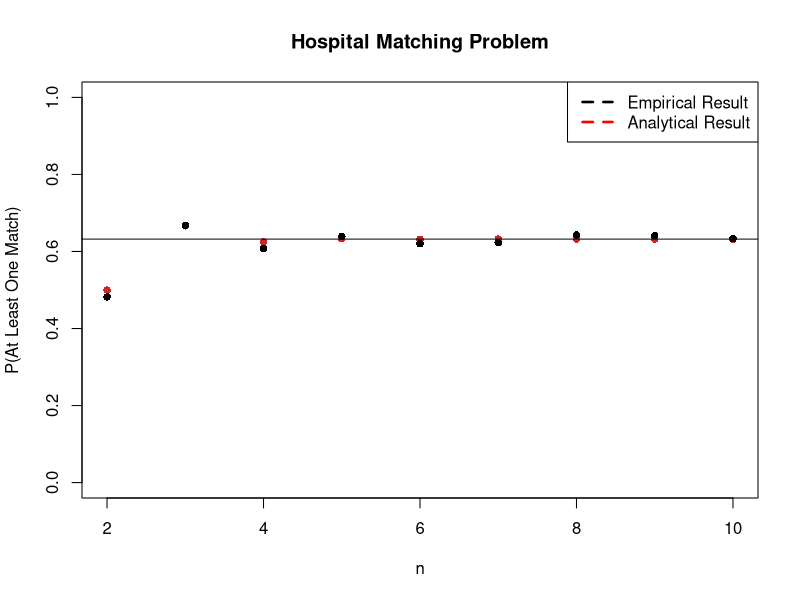
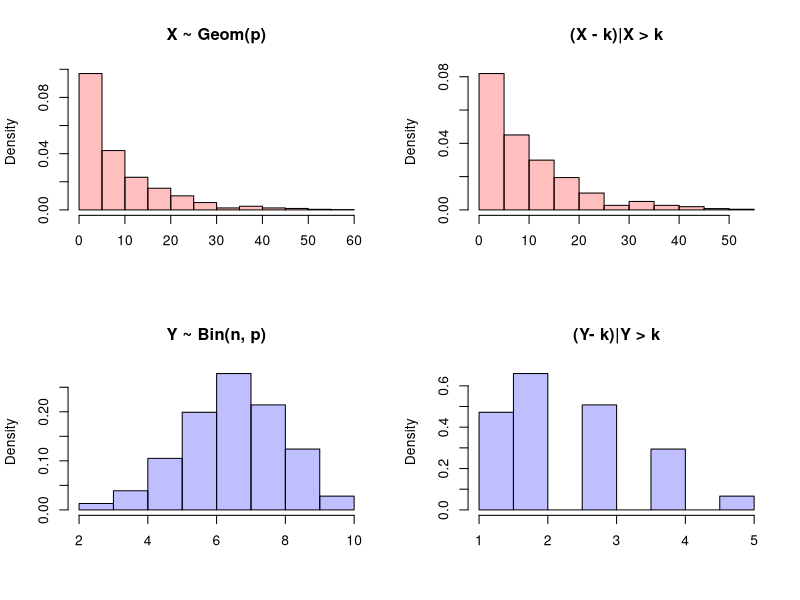
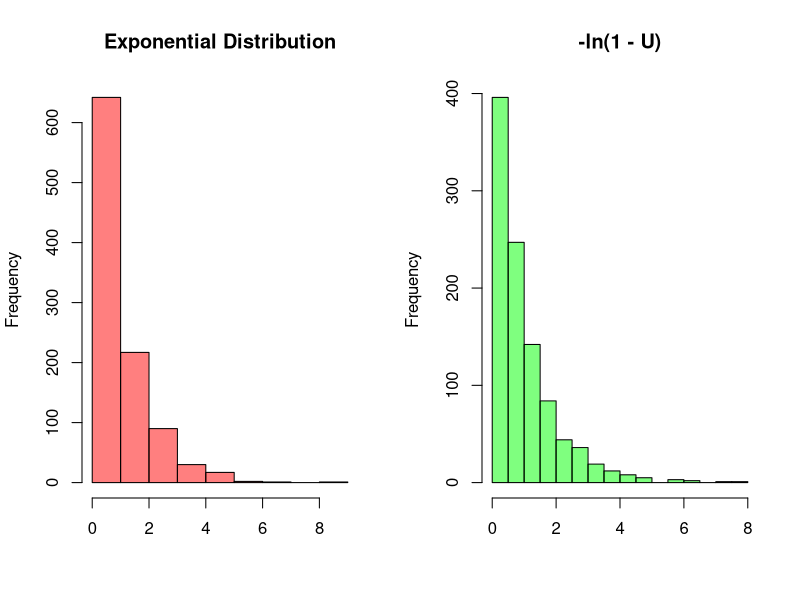
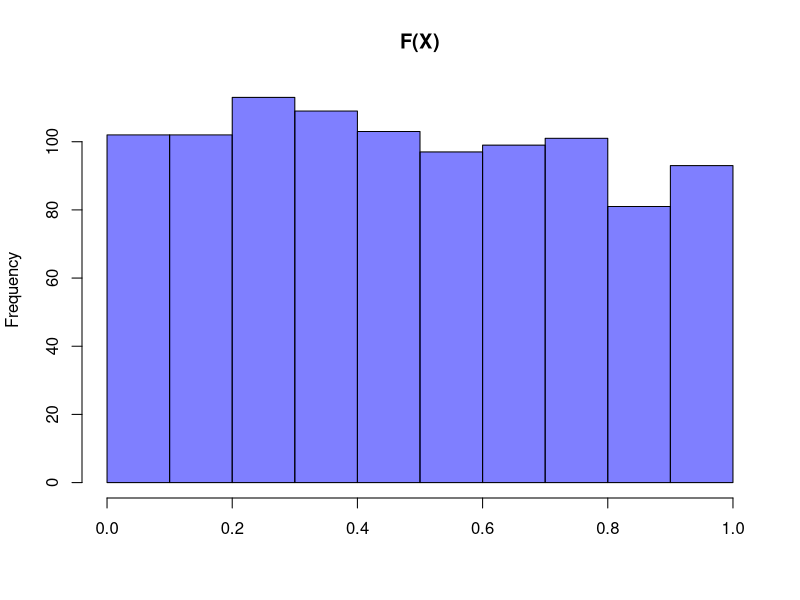
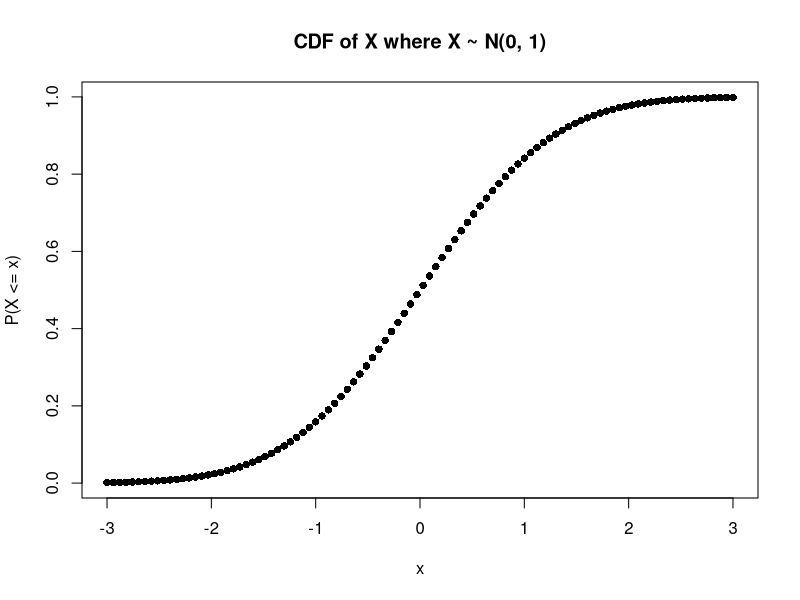
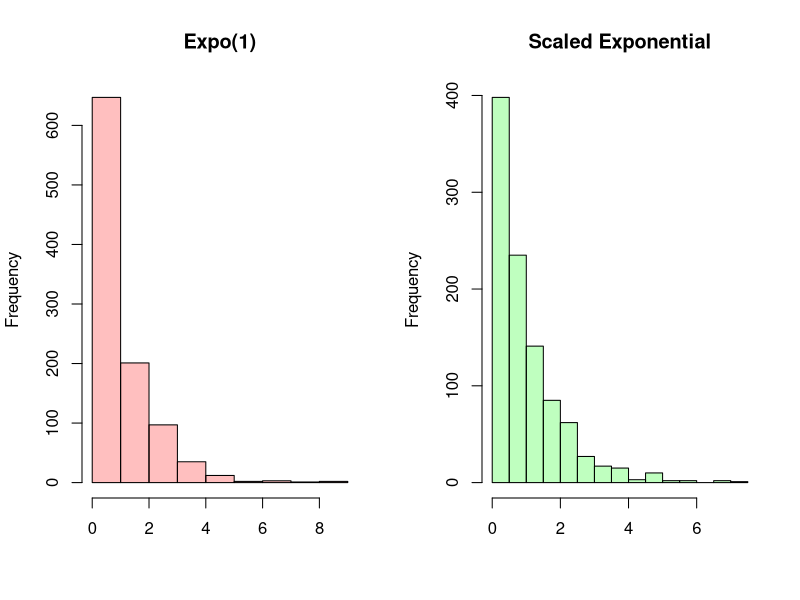
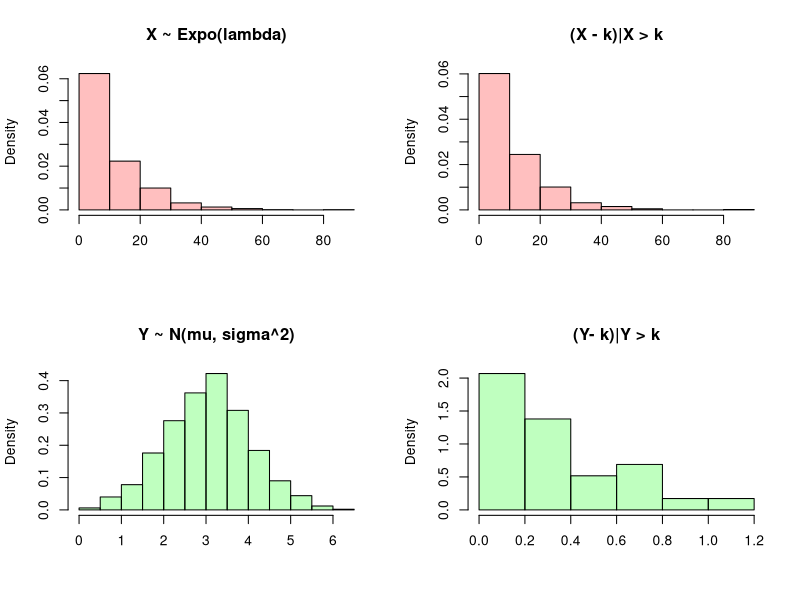

Reproduce these figures in R, in order.
## ---- chunk 1
knitr::opts_chunk$set(echo = TRUE)
## ---- chunk 2
#define the vectors for size, topping and order
size = c("S", "M", "L")
topping = c("pepperoni", "sausage", "meatball", "extra cheese")
order = c("deliver", "pick-up")

#keep track of the pizzas
pizzas = character(0)

#iterate over each value for each variable
for(i in 1:length(size)){
  for(j in 1:length(topping)){
    for(k in 1:length(order)){
      
      #create a pizza
      pizzas = rbind(pizzas, c(size[i], topping[j], order[k]))
    }
  }
}

#print out the pizzas; should have 24
pizzas

#count total number of large sausages; should get 2
#   we divide by 3 because rows are length 3, and we want
#   to convert back to number of rows (i.e., number of pizzas)
length(pizzas[pizzas[ ,1] == "L" & pizzas[ ,2] == "sausage"])/3
## ---- chunk 3
library(combinat)
#generate all of the possible permutations
perms = combinat::permn(c("A", "B", "C", "D", "E", "F", "G"))

#look at the first few permutations
head(perms)

#should get factorial(7) = 5040
length(perms)

## ---- chunk 4
library(gtools)
#generate the committees (people labeled 1 to 5)
committees = gtools::combinations(n = 5, r = 3)

#should get choose(5, 3) = factorial(5)/(factorial(3)*factorial(2)) = 10 committees
committees
## ---- chunk 5
#replicate
set.seed(110)
sims = 1000


#create vectors to track if it is sunny/if Anne goes to work
sun  = rep(0, sims)
work = rep(0, sims)


#run the loop
for(i in 1:sims){
  
  #flip to see what the weather is
  weather = runif(1)
  
  #flip to see if Anne goes to work
  go = runif(1)
  
  #the case where it is sunny
  if(weather <= .6){
    
    #mark that it was sunny
    sun[i] = 1
    
    #Anne goes to work with probability .95 in this case
    if(go <= .95){
      work[i] = 1
    }    
  }
  
  #the case where it is rainy
  if(weather > .4){
    
    #Anne goes to work with probability .3 in this case
    if(go <= .3){
      work[i] = 1
    }
  }
}

#we should get .6 for sun and .69 for work
mean(sun); mean(work)
## ---- chunk 6
#replicate
set.seed(110)
sims = 1000

#set paths for Sam coming/Frodo making it
Sam = rep(0, sims)
Frodo = rep(0, sims)

#run the loop
for(i in 1:sims){
  
  #flip for each Sam and Frodo
  Sam.flip = runif(1)
  Frodo.flip = runif(1)
  
  #the case where Sam comes
  if(Sam.flip <= .8){
    
    #mark that Sam came
    Sam[i] = 1
    
    #Frodo makes it with .9 probability
    if(Frodo.flip <= .9){
      Frodo[i] = 1
    }
  }
  
  #the case where Sam didn't come
  if(Sam.flip > .8){
    
    #Frodo makes it with .1 probability
    if(Frodo.flip <= .1){
      Frodo[i] = 1
    }
  }
}

#should get .8 overall for Sam
mean(Sam)

#find the mean of Sam conditioned on Frodo making it; should get .97
mean(Sam[Frodo == 1])
## ---- chunk 7
#replicate
set.seed(110)
sims = 1000

#define different values of n to iterate over
n = 2:10

#set paths for the empirical and analytical solutions
sol.a = rep(NA, length(n))
sol.e = rep(NA, length(n))

#iterate over n
for(j in 1:length(n)){
  
  #first, calculate the analytical solution
  k = 1:n[j]
  sol.a[j] = sum((1/factorial(k))*(-1)^(k + 1))
  
  #now run the empirical simulation
  #indicate if we get a match or not
  match = rep(0, sims)
  
  #run the loop
  for(i in 1:sims){
    
    #generate the 'random order' to give the babies out
    babies = sample(1:n[j])
    
    #calculate 'ratios' of couple-to-baby. If the couple gets
    #   their baby, ratio should be 1
    ratios = babies/(1:n[j])
    
    #see if we got a match (at least 1 ratio is 1)
    if(length(ratios[ratios == 1]) > 0){
      match[i] = 1
    }
  }
  
  #mark the empirical probability
  sol.e[j] = mean(match)
}



#graphics
plot(n, sol.a, main = "Hospital Matching Problem",
     xlab = "n", ylab = "P(At Least One Match)",
     type = "p", lwd = 3, col = "firebrick3",
     ylim = c(0, 1), pch = 16)
lines(n, sol.e, col = "black", lwd = 3, 
  type = "p", pch = 16)

#put in the asymptotic result
abline(h = 1 - 1/exp(1))

#legend
legend("topright", legend = c("Empirical Result", "Analytical Result"),
       lty=c(2,2), lwd=c(2.5,2.5),
       col=c("black", "red"))
## ---- chunk 8
#replicate
set.seed(110)
sims = 1000

#generate winnings
winnings = sample(c(10, 0, -5), sims, replace = TRUE, prob = c(2/6, 3/6, 1/6))

#the mean and variance should match above (2.5 and 31.25)
mean(winnings); var(winnings)
## ---- chunk 9
#find P(X = 3), where X ~ Bin(10, 1/2)
dbinom(3, 10, 1/2)

#find P(X <= 6), where X ~ Bin(15, 1/3)
pbinom(6, 15, 1/3)

#find the value of x such that P(X <= x) = .9, where X ~ Bin(50, 1/5)
qbinom(.9, 50, 1/5)

#generate 5 random draws from X, where X ~ Bin(30, 1/4)
rbinom(5, 30, 1/4)


## ---- chunk 10
#replicate
set.seed(110)
sims = 1000

#define different values of n to iterate over
n = 2:10

#keep track of mean number of matches
means = rep(NA, length(n))

#iterate over n
for(j in 1:length(n)){
  
  #count number of matches
  match = rep(0, sims)
  
  #run the loop
  for(i in 1:sims){
    
    #generate the 'random order' to give the babies out
    babies = sample(1:n[j])
    
    #calculate 'ratios' of couple-to-baby. If the couple gets
    #   their baby, ratio should be 1
    ratios = babies/(1:n[j])
    
    #count how many matches we got
    match[i] = length(ratios[ratios == 1])
  }
  
  #find the mean
  means[j] = mean(match)
}

#should be a vector filled with 1
means
## ---- chunk 11
#replicate
set.seed(110)
sims = 1000

#define simple parameters (n, p for binomial and geometric) and value of k
n = 10
p.geom = 1/10
p.binom = 7/10
k = 5

#generate the r.v.s
X = rgeom(sims, p.geom)
Y = rbinom(sims, n, p.binom)

#graphics
#set graphic grid
par(mfrow = c(2,2))

#overall histogram
hist(X, main = "X ~ Geom(p)", xlab = "", freq = FALSE,
     col = rgb(1, 0, 0, 1/4))

#condition
hist(X[X > k] - k, main = "(X - k)|X > k", freq = FALSE,
     xlab = "", col = rgb(1, 0, 0, 1/4))


#overall histogram
hist(Y, main = "Y ~ Bin(n, p)", xlab = "", freq = FALSE,
     col = rgb(0, 0, 1, 1/4))

#condition
hist(Y[Y > k] - k, main = "(Y- k)|Y > k", freq = FALSE,
     xlab = "", col = rgb(0, 0, 1, 1/4))
#re-set graphic state
par(mfrow = c(1,1))
## ---- chunk 12
  #replicate
set.seed(110)

#generate the random variable; X ~ Bin(10, 1/2)
X = rbinom(1000, 10, 1/2)

#compare; should get 10*1/2*1/2 = 2.5
var(X); mean(X^2) - mean(X)^2
## ---- chunk 13
#set grid
par(mfrow = c(1,2))

#Exponential
hist(rexp(1000), col = rgb(1, 0, 0, 1/2),
     main = "Exponential Distribution",
     xlab = "")

#transformed Uniform
hist(-log(1 - runif(1000)), col = rgb(0, 1, 0, 1/2),
     main = "-ln(1 - U)", xlab = "")
#re-set graphics
par(mfrow = c(1,1))
## ---- chunk 14
#generate the r.v., an Expo(1)
X = rexp(1000, 1)

#plot F(X)
hist(pexp(X, 1), col = rgb(0, 0, 1, 1/2),
     main = "F(X)", xlab = "")
## ---- chunk 15
#half of the Normal is below 0
pnorm(0)
#68-95-99.7 Rule
pnorm(1) - pnorm(-1); pnorm(2) - pnorm(-2); pnorm(3) - pnorm(-3)
#plot the CDF
plot(seq(from = -3, to = 3, length.out = 100), pnorm(seq(from = -3, to = 3, length.out = 100)),
     xlab = "x", ylab = "P(X <= x)", main = "CDF of X where X ~ N(0, 1)",
     type = "p", pch = 16)

## ---- chunk 16
#define a simple parameter
lambda = 1/5

#generate the r.v.'s
X = rexp(sims, lambda)
Y = rexp(sims, 1)

#compare the histograms; they should match
#set graphic grid
par(mfrow = c(1,2))

#Expo(1)
hist(Y, main = "Expo(1)",
     xlab = "", col = rgb(1, 0, 0, 1/4))

#lamda*Expo(lambda)
hist(lambda*X, main = "Scaled Exponential",
     xlab = "", col = rgb(0, 1, 0, 1/4))

#re-set graphic state
par(mfrow = c(1,1))
## ---- chunk 17
#replicate
set.seed(110)
sims = 1000

#define simple parameters (n, p for binomial and geometric) and value of k
n = 10
lambda = 1/10
mu = 3
sigma = 1
k = 5

#generate the r.v.s
X = rexp(sims, lambda)
Y = rnorm(sims, mu, sigma)

#graphics
#set graphic grid
par(mfrow = c(2,2))

#overall histogram
hist(X, main = "X ~ Expo(lambda)", xlab = "", freq = FALSE,
     col = rgb(1, 0, 0, 1/4))

#condition
hist(X[X > k] - k, main = "(X - k)|X > k", freq = FALSE,
     xlab = "", col = rgb(1, 0, 0, 1/4))


#overall histogram
hist(Y, main = "Y ~ N(mu, sigma^2)", xlab = "", freq = FALSE,
     col = rgb(0, 1, 0, 1/4))

#condition
hist(Y[Y > k] - k, main = "(Y- k)|Y > k", freq = FALSE,
     xlab = "", col = rgb(0, 1, 0, 1/4))

#re-set graphic state
par(mfrow = c(1,1))
